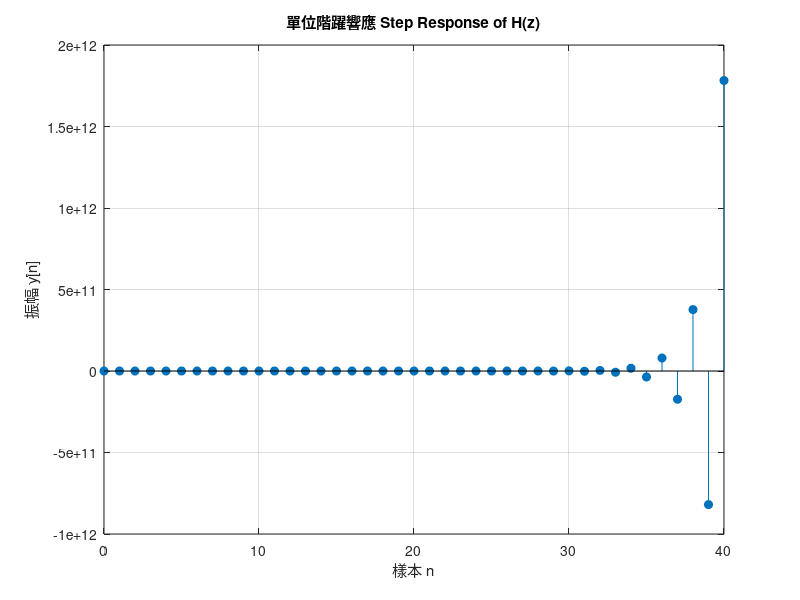

Reproduce this figure in MATLAB.
num = [0 0 1 1]; 
den = [1 2 1 3];

n = 0:40;

x = ones(size(n)); 

y = filter(num, den, x);

figure;
stem(n, y, 'filled');
title('單位階躍響應 Step Response of H(z)');
xlabel('樣本 n'); ylabel('振幅 y[n]');
grid on;
